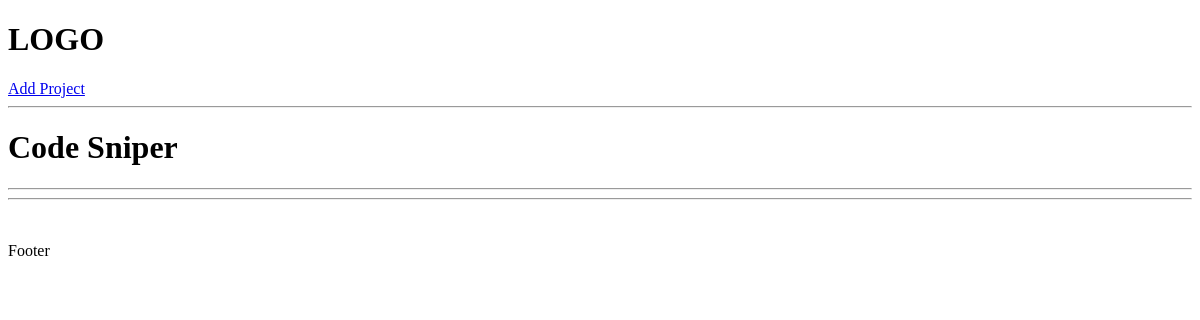
Page /project/0e985d3c8d0b4ff9a8942b8376ea0534/ on the earlier database version.
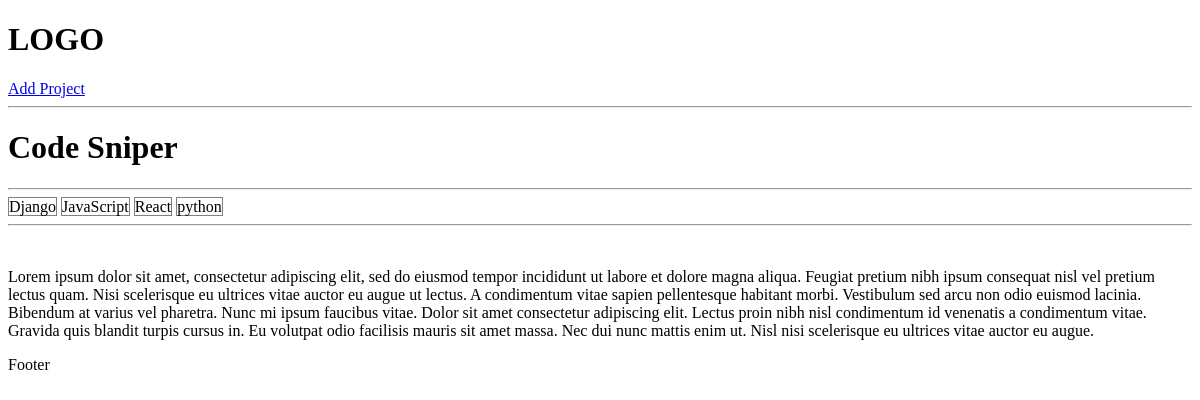
Same page on the later database version.
### projects/models.py (models this page shows, shortened)
class Project(models.Model):
    title = models.CharField(max_length=200)
    description = models.TextField(null=True,blank=True)
    demo_link = models.CharField(max_length=2000 , null=True , blank=True)
    source_link = models.CharField(max_length=2000,null=True,blank=True)
    tags=models.ManyToManyField('Tag',blank=True)
    vote_total = models.IntegerField(default=0 ,null= True,blank=True)
    vote_ratio = models.IntegerField(default=0 ,null= True,blank=True)
    created = models.DateTimeField(auto_now_add=True)
    id = models.UUIDField(default=uuid.uuid4,unique=True,primary_key=True,editable=False)

class Tag(models.Model):
    name= models.CharField(max_length=200)
    created = models.DateTimeField(auto_now_add=True)
    id = models.UUIDField(default=uuid.uuid4,unique=True,
                          primary_key=True,editable=False)
    def __str__(self):
        return self.name

### projects/views.py (the view)
# urls.py: path('project/<str:pk>/',views.project,name="project"),
def project(request,pk):
    projectObj = Project.objects.get(id=pk)
    return render(request,'projects/single-project.html',{'project':projectObj,})

### projects/templates/projects/single-project.html
{%extends 'main.html'%}
{%block content%}
<h1>{{project.title}}</h1>
<hr>
{% for tag in project.tags.all %}
<span style="border:1px solid grey">{{tag}}</span>
{% endfor %}
<hr>
<br>
<p>{{project.description}}</p>
{%endblock content%}

Differences in the rows shown:
changed Project "Code Sniper": description (not shown) → "Lorem ipsum dolor sit amet, consectetur adipiscing elit, sed do eiusmod tempor incididunt ut labore et dolore magna aliqua. Feugiat pretium nibh ipsum consequat nisl vel pretium lectus quam. Nisi scelerisque eu ultrices vitae auctor eu augue ut lectus. A condimentum vitae sapien pellentesque habitant morbi. Vestibulum sed arcu non odio euismod lacinia. Bibendum at varius vel pharetra. Nunc mi ipsum faucibus vitae. Dolor sit amet consectetur adipiscing elit. Lectus proin nibh nisl condimentum id venenatis a condimentum vitae. Gravida quis blandit turpis cursus in. Eu volutpat odio facilisis mauris sit amet massa. Nec dui nunc mattis enim ut. Nisl nisi scelerisque eu ultrices vitae auctor eu…"
now on this page (row unchanged): Tag: name "Django"
now on this page (row unchanged): Tag: name "JavaScript"
now on this page (row unchanged): Tag: name "React"
now on this page (row unchanged): Tag: name "python"
